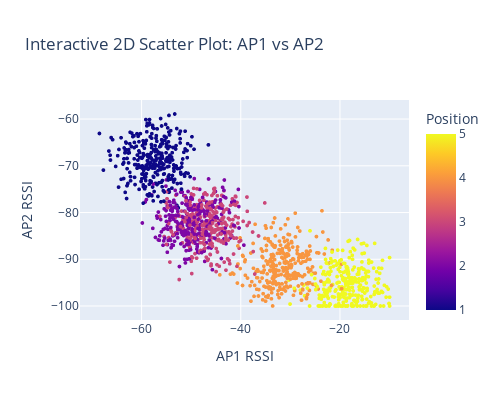
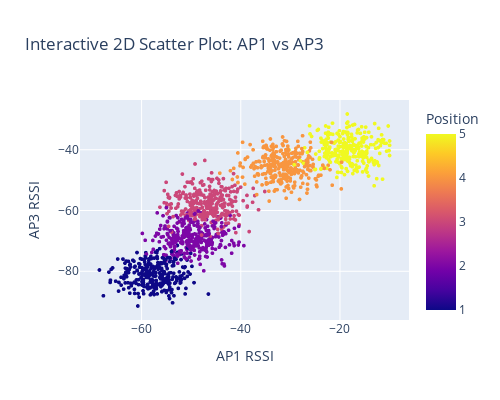
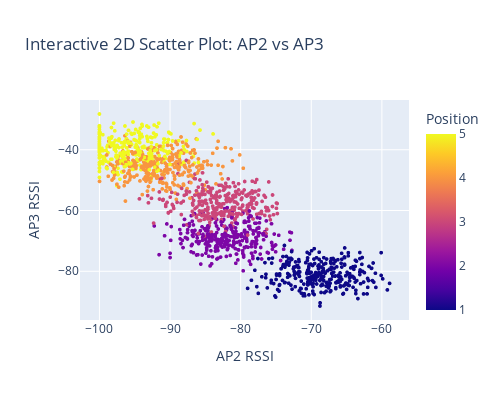

The notebook cell saved with these charts, in order:
### Code cell
# Create a 2D scatter plot for each pair of APs
# AP1 vs AP2
fig1 = px.scatter(df_combined,
                  x='AP1',
                  y='AP2',
                  color='Position',
                  labels={'AP1': 'AP1 RSSI', 'AP2': 'AP2 RSSI'},
                  title='Interactive 2D Scatter Plot: AP1 vs AP2',
                  width=500,
                  height=400)
fig1.update_traces(marker=dict(size=4))
fig1.show()

# AP1 vs AP3
fig2 = px.scatter(df_combined,
                  x='AP1',
                  y='AP3',
                  color='Position',
                  labels={'AP1': 'AP1 RSSI', 'AP3': 'AP3 RSSI'},
                  title='Interactive 2D Scatter Plot: AP1 vs AP3',
                  width=500,
                  height=400)
fig2.update_traces(marker=dict(size=4))
fig2.show()

# AP2 vs AP3
fig3 = px.scatter(df_combined,
                  x='AP2',
                  y='AP3',
                  color='Position',
                  labels={'AP2': 'AP2 RSSI', 'AP3': 'AP3 RSSI'},
                  title='Interactive 2D Scatter Plot: AP2 vs AP3',
                  width=500,
                  height=400)
fig3.update_traces(marker=dict(size=4))
fig3.show()

### Figure 1 — Plotly figure (JSON) as saved in the notebook; plotly's stock layout.template omitted (floating-point values rounded to 4 significant figures; data arrays with more than 128 entries replaced by an {"elided": "..."} marker saying what was removed)
{"data": [{"hovertemplate": "AP1 RSSI=%{x}<br>AP2 RSSI=%{y}<br>Position=%{marker.color}<extra></extra>", "legendgroup": "", "marker": {"color": {"elided": "1500 int values"}, "coloraxis": "coloraxis", "size": 4, "symbol": "circle"}, "mode": "markers", "name": "", "showlegend": false, "type": "scattergl", "x": {"elided": "1500 float values"}, "xaxis": "x", "y": {"elided": "1500 float values"}, "yaxis": "y"}], "layout": {"coloraxis": {"colorbar": {"title": {"text": "Position"}}, "colorscale": [[0, "#0d0887"], [0.1111, "#46039f"], [0.2222, "#7201a8"], [0.3333, "#9c179e"], [0.4444, "#bd3786"], [0.5556, "#d8576b"], [0.6667, "#ed7953"], [0.7778, "#fb9f3a"], [0.8889, "#fdca26"], [1, "#f0f921"]]}, "height": 400, "legend": {"tracegroupgap": 0}, "title": {"text": "Interactive 2D Scatter Plot: AP1 vs AP2"}, "width": 500, "xaxis": {"anchor": "y", "domain": [0, 1], "title": {"text": "AP1 RSSI"}}, "yaxis": {"anchor": "x", "domain": [0, 1], "title": {"text": "AP2 RSSI"}}}}

### Figure 2 — Plotly figure (JSON) as saved in the notebook; plotly's stock layout.template omitted (floating-point values rounded to 4 significant figures; data arrays with more than 128 entries replaced by an {"elided": "..."} marker saying what was removed)
{"data": [{"hovertemplate": "AP1 RSSI=%{x}<br>AP3 RSSI=%{y}<br>Position=%{marker.color}<extra></extra>", "legendgroup": "", "marker": {"color": {"elided": "1500 int values"}, "coloraxis": "coloraxis", "size": 4, "symbol": "circle"}, "mode": "markers", "name": "", "showlegend": false, "type": "scattergl", "x": {"elided": "1500 float values"}, "xaxis": "x", "y": {"elided": "1500 float values"}, "yaxis": "y"}], "layout": {"coloraxis": {"colorbar": {"title": {"text": "Position"}}, "colorscale": [[0, "#0d0887"], [0.1111, "#46039f"], [0.2222, "#7201a8"], [0.3333, "#9c179e"], [0.4444, "#bd3786"], [0.5556, "#d8576b"], [0.6667, "#ed7953"], [0.7778, "#fb9f3a"], [0.8889, "#fdca26"], [1, "#f0f921"]]}, "height": 400, "legend": {"tracegroupgap": 0}, "title": {"text": "Interactive 2D Scatter Plot: AP1 vs AP3"}, "width": 500, "xaxis": {"anchor": "y", "domain": [0, 1], "title": {"text": "AP1 RSSI"}}, "yaxis": {"anchor": "x", "domain": [0, 1], "title": {"text": "AP3 RSSI"}}}}

### Figure 3 — Plotly figure (JSON) as saved in the notebook; plotly's stock layout.template omitted (floating-point values rounded to 4 significant figures; data arrays with more than 128 entries replaced by an {"elided": "..."} marker saying what was removed)
{"data": [{"hovertemplate": "AP2 RSSI=%{x}<br>AP3 RSSI=%{y}<br>Position=%{marker.color}<extra></extra>", "legendgroup": "", "marker": {"color": {"elided": "1500 int values"}, "coloraxis": "coloraxis", "size": 4, "symbol": "circle"}, "mode": "markers", "name": "", "showlegend": false, "type": "scattergl", "x": {"elided": "1500 float values"}, "xaxis": "x", "y": {"elided": "1500 float values"}, "yaxis": "y"}], "layout": {"coloraxis": {"colorbar": {"title": {"text": "Position"}}, "colorscale": [[0, "#0d0887"], [0.1111, "#46039f"], [0.2222, "#7201a8"], [0.3333, "#9c179e"], [0.4444, "#bd3786"], [0.5556, "#d8576b"], [0.6667, "#ed7953"], [0.7778, "#fb9f3a"], [0.8889, "#fdca26"], [1, "#f0f921"]]}, "height": 400, "legend": {"tracegroupgap": 0}, "title": {"text": "Interactive 2D Scatter Plot: AP2 vs AP3"}, "width": 500, "xaxis": {"anchor": "y", "domain": [0, 1], "title": {"text": "AP2 RSSI"}}, "yaxis": {"anchor": "x", "domain": [0, 1], "title": {"text": "AP3 RSSI"}}}}
